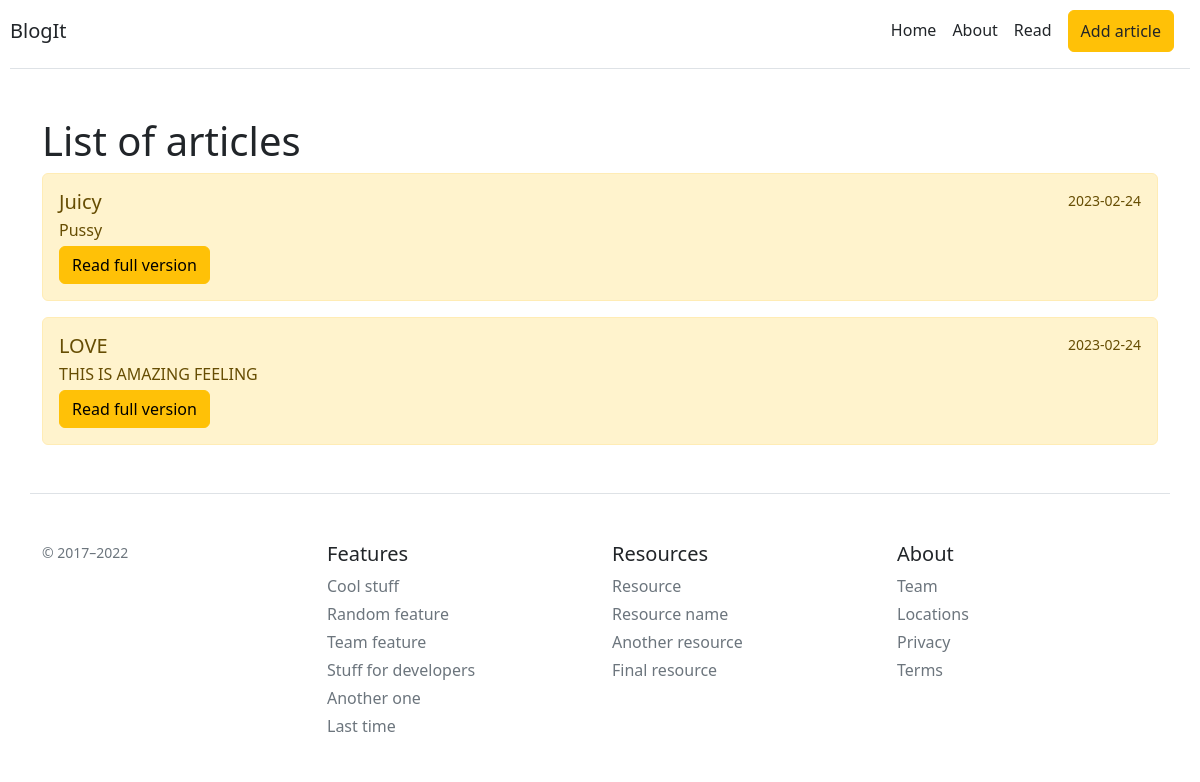
The page /articles on the database its author committed.
### app.py (models this page shows, shortened)
class Article(db.Model):
    id = db.Column(db.Integer, primary_key=True)
    title = db.Column(db.String(100), nullable=False, unique=True)
    intro = db.Column(db.String(300), nullable=False)
    text = db.Column(db.Text, nullable=False)
    date = db.Column(db.DateTime, default=datetime.utcnow)

### app.py (the view)
@app.route('/articles')
def get_articles():
    articles = []
    try:
        articles = Article.query.order_by(Article.date.desc()).all()
    except:
        print("Ошибка получения  из БД")
    return render_template('get_articles.html', title='List of articles', articles=articles)

### templates/get_articles.html
{% extends 'base.html' %}
{% block body %}
<div class="container mt-5">
    {% if  articles|length > 0 %}
    <h1>{{ title }}</h1>
    {% for article in articles %}
    <div class="alert alert-warning">
        <a href="{{ url_for('get_article', id=article.id)}}" class="list-group-item list-group-item-action">
            <div class="d-flex w-100 justify-content-between">
                <h5 class="mb-1">{{ article.title }}</h5>
                <small>{{ article.date.strftime('%Y-%m-%d') }}</small>
            </div>
            <p class="mb-1">{{ article.intro }}</p>
            <button class="btn btn-warning">Read full version</button>
        </a>
    </div>
    {% endfor %}
    {% else %}
    <h3>You haven`t added any articles yet. <a class="me-3 py-2 text-decoration-none"
                                              style="color:#B8860B;" href="/add-article">Correct it!</a></h3>
    {% endif %}
</div>
{% endblock %}

### rows shown on the page
Article: title "Juicy", date "2023-02-24", intro "Pussy"
Article: title "LOVE", date "2023-02-24", intro "THIS IS AMAZING FEELING"

### other values the page prints
{{ title }} "List of articles"
